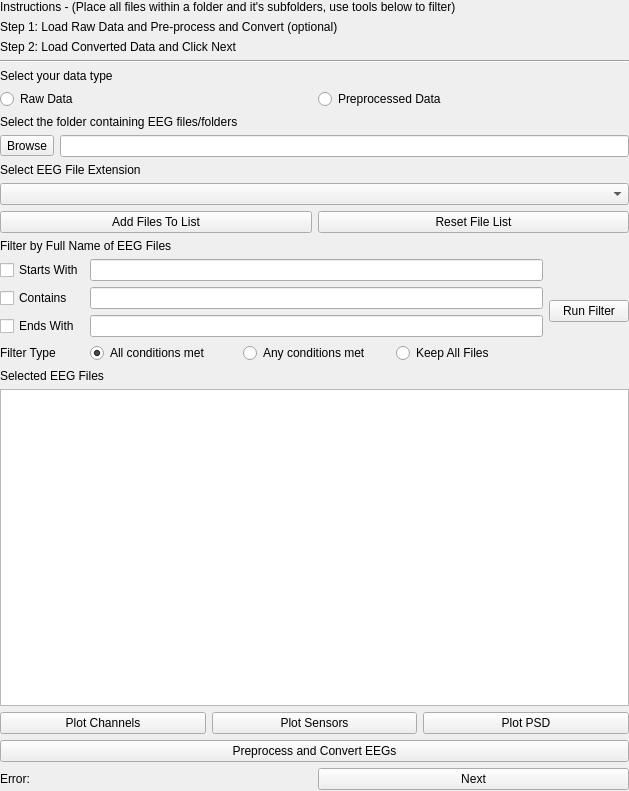
<?xml version="1.0" encoding="UTF-8"?>
<ui version="4.0">
 <class>Form</class>
 <widget class="QWidget" name="Form">
  <property name="geometry">
   <rect>
    <x>0</x>
    <y>0</y>
    <width>629</width>
    <height>791</height>
   </rect>
  </property>
  <property name="windowTitle">
   <string>Form</string>
  </property>
  <widget class="QWidget" name="verticalLayoutWidget">
   <property name="geometry">
    <rect>
     <x>0</x>
     <y>0</y>
     <width>629</width>
     <height>790</height>
    </rect>
   </property>
   <layout class="QVBoxLayout" name="verticalLayout">
    <item>
     <widget class="QLabel" name="instructLabel_1">
      <property name="text">
       <string>Instructions - (Place all files within a folder and it's subfolders, use tools below to filter)</string>
      </property>
     </widget>
    </item>
    <item>
     <widget class="QLabel" name="instructLabel_3">
      <property name="text">
       <string>Step 1: Load Raw Data and Pre-process and Convert (optional)</string>
      </property>
     </widget>
    </item>
    <item>
     <widget class="QLabel" name="instructLabel_2">
      <property name="text">
       <string>Step 2: Load Converted Data and Click Next</string>
      </property>
     </widget>
    </item>
    <item>
     <widget class="Line" name="line">
      <property name="orientation">
       <enum>Qt::Horizontal</enum>
      </property>
     </widget>
    </item>
    <item>
     <widget class="QLabel" name="selectDataLabel">
      <property name="text">
       <string>Select your data type</string>
      </property>
     </widget>
    </item>
    <item>
     <layout class="QHBoxLayout" name="horizontalLayout">
      <item>
       <widget class="QRadioButton" name="preprocessed_radio">
        <property name="enabled">
         <bool>true</bool>
        </property>
        <property name="text">
         <string>Raw Data</string>
        </property>
        <property name="checked">
         <bool>true</bool>
        </property>
       </widget>
      </item>
      <item>
       <widget class="QRadioButton" name="raw_radio">
        <property name="text">
         <string>Preprocessed Data</string>
        </property>
       </widget>
      </item>
     </layout>
    </item>
    <item>
     <widget class="QLabel" name="selectFolderLabel">
      <property name="text">
       <string>Select the folder containing EEG files/folders</string>
      </property>
     </widget>
    </item>
    <item>
     <layout class="QHBoxLayout" name="horizontalLayout_2">
      <item>
       <widget class="QToolButton" name="browse_button">
        <property name="text">
         <string>Browse</string>
        </property>
       </widget>
      </item>
      <item>
       <widget class="QLineEdit" name="lineEdit_2"/>
      </item>
     </layout>
    </item>
    <item>
     <widget class="QLabel" name="fileExtLabel">
      <property name="text">
       <string>Select EEG File Extension</string>
      </property>
     </widget>
    </item>
    <item>
     <widget class="QComboBox" name="fileExtSelect"/>
    </item>
    <item>
     <layout class="QHBoxLayout" name="horizontalLayout_3">
      <item>
       <widget class="QPushButton" name="pushButton">
        <property name="text">
         <string>Add Files To List</string>
        </property>
       </widget>
      </item>
      <item>
       <widget class="QPushButton" name="pushButton_2">
        <property name="text">
         <string>Reset File List</string>
        </property>
       </widget>
      </item>
     </layout>
    </item>
    <item>
     <layout class="QGridLayout" name="gridLayout_2">
      <item row="0" column="0">
       <widget class="QLabel" name="filterLabel">
        <property name="text">
         <string>Filter by Full Name of EEG Files</string>
        </property>
       </widget>
      </item>
      <item row="1" column="1">
       <widget class="QPushButton" name="findEEGButton">
        <property name="text">
         <string>Run Filter</string>
        </property>
       </widget>
      </item>
      <item row="1" column="0">
       <layout class="QGridLayout" name="gridLayout">
        <item row="0" column="1">
         <widget class="QLineEdit" name="lineEdit"/>
        </item>
        <item row="2" column="1">
         <widget class="QLineEdit" name="lineEdit_4"/>
        </item>
        <item row="2" column="0">
         <widget class="QCheckBox" name="checkBox_3">
          <property name="text">
           <string>Ends With</string>
          </property>
         </widget>
        </item>
        <item row="0" column="0">
         <widget class="QCheckBox" name="checkBox">
          <property name="text">
           <string>Starts With</string>
          </property>
         </widget>
        </item>
        <item row="1" column="1">
         <widget class="QLineEdit" name="lineEdit_3"/>
        </item>
        <item row="1" column="0">
         <widget class="QCheckBox" name="checkBox_2">
          <property name="text">
           <string>Contains</string>
          </property>
         </widget>
        </item>
        <item row="4" column="1">
         <layout class="QHBoxLayout" name="horizontalLayout_5">
          <item>
           <widget class="QRadioButton" name="radioButton_2">
            <property name="text">
             <string>All conditions met</string>
            </property>
            <property name="checked">
             <bool>true</bool>
            </property>
           </widget>
          </item>
          <item>
           <widget class="QRadioButton" name="radioButton_3">
            <property name="text">
             <string>Any conditions met</string>
            </property>
           </widget>
          </item>
          <item>
           <widget class="QRadioButton" name="radioButton">
            <property name="text">
             <string>Keep All Files</string>
            </property>
           </widget>
          </item>
         </layout>
        </item>
        <item row="4" column="0">
         <widget class="QLabel" name="label">
          <property name="text">
           <string>Filter Type</string>
          </property>
         </widget>
        </item>
       </layout>
      </item>
     </layout>
    </item>
    <item>
     <widget class="QLabel" name="selectedFileLabel">
      <property name="text">
       <string>Selected EEG Files</string>
      </property>
     </widget>
    </item>
    <item>
     <widget class="QListWidget" name="selectedFileList"/>
    </item>
    <item>
     <layout class="QHBoxLayout" name="plotContainer">
      <item>
       <widget class="QPushButton" name="plotChanButton">
        <property name="text">
         <string>Plot Channels</string>
        </property>
       </widget>
      </item>
      <item>
       <widget class="QPushButton" name="plotSensorsButton">
        <property name="text">
         <string>Plot Sensors</string>
        </property>
       </widget>
      </item>
      <item>
       <widget class="QPushButton" name="plotPSDButton">
        <property name="text">
         <string>Plot PSD</string>
        </property>
       </widget>
      </item>
     </layout>
    </item>
    <item>
     <widget class="QPushButton" name="preprocessButton">
      <property name="text">
       <string>Preprocess and Convert EEGs</string>
      </property>
     </widget>
    </item>
    <item>
     <layout class="QHBoxLayout" name="horizontalLayout_4">
      <item>
       <widget class="QLabel" name="errorLabel">
        <property name="text">
         <string>Error:</string>
        </property>
       </widget>
      </item>
      <item>
       <widget class="QPushButton" name="nextButton">
        <property name="text">
         <string>Next</string>
        </property>
       </widget>
      </item>
     </layout>
    </item>
   </layout>
  </widget>
 </widget>
 <resources/>
 <connections/>
</ui>
